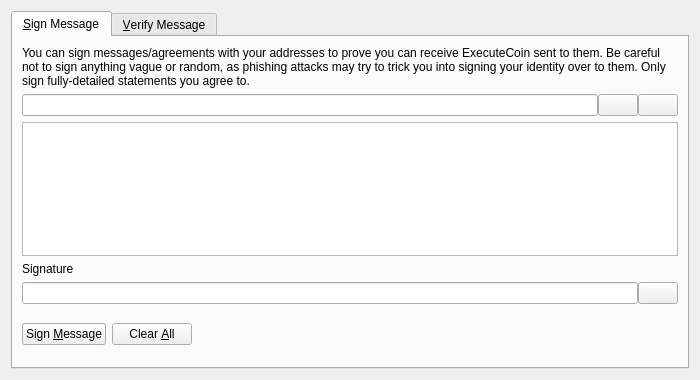
<?xml version="1.0" encoding="UTF-8"?>
<ui version="4.0">
 <class>SignVerifyMessageDialog</class>
 <widget class="QDialog" name="SignVerifyMessageDialog">
  <property name="geometry">
   <rect>
    <x>0</x>
    <y>0</y>
    <width>700</width>
    <height>380</height>
   </rect>
  </property>
  <property name="windowTitle">
   <string>Signatures - Sign / Verify a Message</string>
  </property>
  <property name="modal">
   <bool>true</bool>
  </property>
  <layout class="QVBoxLayout" name="verticalLayout">
   <item>
    <widget class="QTabWidget" name="tabWidget">
     <property name="currentIndex">
      <number>0</number>
     </property>
     <widget class="QWidget" name="tabSignMessage">
      <attribute name="title">
       <string>&amp;Sign Message</string>
      </attribute>
      <layout class="QVBoxLayout" name="verticalLayout_SM">
       <item>
        <widget class="QLabel" name="infoLabel_SM">
         <property name="text">
          <string>You can sign messages/agreements with your addresses to prove you can receive ExecuteCoin sent to them. Be careful not to sign anything vague or random, as phishing attacks may try to trick you into signing your identity over to them. Only sign fully-detailed statements you agree to.</string>
         </property>
         <property name="textFormat">
          <enum>Qt::PlainText</enum>
         </property>
         <property name="wordWrap">
          <bool>true</bool>
         </property>
        </widget>
       </item>
       <item>
        <layout class="QHBoxLayout" name="horizontalLayout_1_SM">
         <property name="spacing">
          <number>0</number>
         </property>
         <item>
          <widget class="QValidatedLineEdit" name="addressIn_SM">
           <property name="toolTip">
            <string>The ExecuteCoin address to sign the message with</string>
           </property>
          </widget>
         </item>
         <item>
          <widget class="QPushButton" name="addressBookButton_SM">
           <property name="toolTip">
            <string>Choose previously used address</string>
           </property>
           <property name="text">
            <string/>
           </property>
           <property name="shortcut">
            <string>Alt+A</string>
           </property>
           <property name="autoDefault">
            <bool>false</bool>
           </property>
          </widget>
         </item>
         <item>
          <widget class="QPushButton" name="pasteButton_SM">
           <property name="toolTip">
            <string>Paste address from clipboard</string>
           </property>
           <property name="text">
            <string/>
           </property>
           <property name="shortcut">
            <string>Alt+P</string>
           </property>
           <property name="autoDefault">
            <bool>false</bool>
           </property>
          </widget>
         </item>
        </layout>
       </item>
       <item>
        <widget class="QPlainTextEdit" name="messageIn_SM">
         <property name="toolTip">
          <string>Enter the message you want to sign here</string>
         </property>
        </widget>
       </item>
       <item>
        <widget class="QLabel" name="signatureLabel_SM">
         <property name="text">
          <string>Signature</string>
         </property>
         <property name="textFormat">
          <enum>Qt::PlainText</enum>
         </property>
        </widget>
       </item>
       <item>
        <layout class="QHBoxLayout" name="horizontalLayout_2_SM">
         <property name="spacing">
          <number>0</number>
         </property>
         <item>
          <widget class="QLineEdit" name="signatureOut_SM">
           <property name="font">
            <font>
             <italic>true</italic>
            </font>
           </property>
           <property name="readOnly">
            <bool>true</bool>
           </property>
          </widget>
         </item>
         <item>
          <widget class="QPushButton" name="copySignatureButton_SM">
           <property name="toolTip">
            <string>Copy the current signature to the system clipboard</string>
           </property>
           <property name="text">
            <string/>
           </property>
           <property name="autoDefault">
            <bool>false</bool>
           </property>
          </widget>
         </item>
        </layout>
       </item>
       <item>
        <layout class="QHBoxLayout" name="horizontalLayout_3_SM">
         <item>
          <widget class="QPushButton" name="signMessageButton_SM">
           <property name="toolTip">
            <string>Sign the message to prove you own this ExecuteCoin address</string>
           </property>
           <property name="text">
            <string>Sign &amp;Message</string>
           </property>
           <property name="autoDefault">
            <bool>false</bool>
           </property>
          </widget>
         </item>
         <item>
          <widget class="QPushButton" name="clearButton_SM">
           <property name="toolTip">
            <string>Reset all sign message fields</string>
           </property>
           <property name="text">
            <string>Clear &amp;All</string>
           </property>
           <property name="autoDefault">
            <bool>false</bool>
           </property>
          </widget>
         </item>
         <item>
          <spacer name="horizontalSpacer_1_SM">
           <property name="orientation">
            <enum>Qt::Horizontal</enum>
           </property>
           <property name="sizeHint" stdset="0">
            <size>
             <width>40</width>
             <height>48</height>
            </size>
           </property>
          </spacer>
         </item>
         <item>
          <widget class="QLabel" name="statusLabel_SM">
           <property name="font">
            <font>
             <weight>75</weight>
             <bold>true</bold>
            </font>
           </property>
           <property name="text">
            <string/>
           </property>
           <property name="wordWrap">
            <bool>true</bool>
           </property>
          </widget>
         </item>
         <item>
          <spacer name="horizontalSpacer_2_SM">
           <property name="orientation">
            <enum>Qt::Horizontal</enum>
           </property>
           <property name="sizeHint" stdset="0">
            <size>
             <width>40</width>
             <height>48</height>
            </size>
           </property>
          </spacer>
         </item>
        </layout>
       </item>
      </layout>
     </widget>
     <widget class="QWidget" name="tabVerifyMessage">
      <attribute name="title">
       <string>&amp;Verify Message</string>
      </attribute>
      <layout class="QVBoxLayout" name="verticalLayout_VM">
       <item>
        <widget class="QLabel" name="infoLabel_VM">
         <property name="text">
          <string>Enter the receiver's address, message (ensure you copy line breaks, spaces, tabs, etc. exactly) and signature below to verify the message. Be careful not to read more into the signature than what is in the signed message itself, to avoid being tricked by a man-in-the-middle attack. Note that this only proves the signing party receives with the address, it cannot prove sendership of any transaction!</string>
         </property>
         <property name="textFormat">
          <enum>Qt::PlainText</enum>
         </property>
         <property name="alignment">
          <set>Qt::AlignLeading|Qt::AlignLeft|Qt::AlignTop</set>
         </property>
         <property name="wordWrap">
          <bool>true</bool>
         </property>
        </widget>
       </item>
       <item>
        <layout class="QHBoxLayout" name="horizontalLayout_1_VM">
         <property name="spacing">
          <number>0</number>
         </property>
         <item>
          <widget class="QValidatedLineEdit" name="addressIn_VM">
           <property name="toolTip">
            <string>The ExecuteCoin address the message was signed with</string>
           </property>
          </widget>
         </item>
         <item>
          <widget class="QPushButton" name="addressBookButton_VM">
           <property name="toolTip">
            <string>Choose previously used address</string>
           </property>
           <property name="text">
            <string/>
           </property>
           <property name="shortcut">
            <string>Alt+A</string>
           </property>
           <property name="autoDefault">
            <bool>false</bool>
           </property>
          </widget>
         </item>
        </layout>
       </item>
       <item>
        <widget class="QPlainTextEdit" name="messageIn_VM"/>
       </item>
       <item>
        <widget class="QValidatedLineEdit" name="signatureIn_VM"/>
       </item>
       <item>
        <layout class="QHBoxLayout" name="horizontalLayout_2_VM">
         <item>
          <widget class="QPushButton" name="verifyMessageButton_VM">
           <property name="toolTip">
            <string>Verify the message to ensure it was signed with the specified ExecuteCoin address</string>
           </property>
           <property name="text">
            <string>Verify &amp;Message</string>
           </property>
           <property name="autoDefault">
            <bool>false</bool>
           </property>
          </widget>
         </item>
         <item>
          <widget class="QPushButton" name="clearButton_VM">
           <property name="toolTip">
            <string>Reset all verify message fields</string>
           </property>
           <property name="text">
            <string>Clear &amp;All</string>
           </property>
           <property name="autoDefault">
            <bool>false</bool>
           </property>
          </widget>
         </item>
         <item>
          <spacer name="horizontalSpacer_1_VM">
           <property name="orientation">
            <enum>Qt::Horizontal</enum>
           </property>
           <property name="sizeHint" stdset="0">
            <size>
             <width>40</width>
             <height>48</height>
            </size>
           </property>
          </spacer>
         </item>
         <item>
          <widget class="QLabel" name="statusLabel_VM">
           <property name="font">
            <font>
             <weight>75</weight>
             <bold>true</bold>
            </font>
           </property>
           <property name="text">
            <string/>
           </property>
           <property name="wordWrap">
            <bool>true</bool>
           </property>
          </widget>
         </item>
         <item>
          <spacer name="horizontalSpacer_2_VM">
           <property name="orientation">
            <enum>Qt::Horizontal</enum>
           </property>
           <property name="sizeHint" stdset="0">
            <size>
             <width>40</width>
             <height>48</height>
            </size>
           </property>
          </spacer>
         </item>
        </layout>
       </item>
      </layout>
     </widget>
    </widget>
   </item>
  </layout>
 </widget>
 <customwidgets>
  <customwidget>
   <class>QValidatedLineEdit</class>
   <extends>QLineEdit</extends>
   <header>qvalidatedlineedit.h</header>
  </customwidget>
 </customwidgets>
 <resources>
  <include location="../executecoin.qrc"/>
 </resources>
 <connections/>
</ui>
